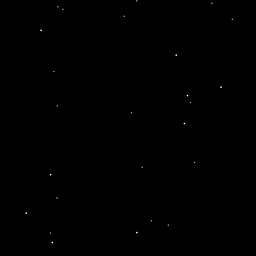
#> input picture actual-simulations/circles_drawn25.png, 256 x 256 px, shrunk from 1000 x 1000 before the run
$ python LFI_recon-updated-downsamplehologram.py
#> lines starting #> are read from the running program, lines starting #| are printed output that depends on the picture
""" A few functions for doing basic single-depth LFI reconstruction.

Based on the algorithm described in the paper:
    Haeffele, Stahl, Vanmeerbeeck, Vidal. "Efficient reconstruction of
    holographic lens-free images by sparse phase recovery." MICCAI.
    pp. 109-117. Springer, Cham, 2017.

    Apr 13, 2020

Modified by DT9 Beep Boop Team to add additional functions."""


import numpy as np
from scipy.fftpack import fft2, ifft2
import cv2
import matplotlib.pyplot as plt
from skimage import transform as skt


def WAS_xfer(z, wave_len, img_size, pixel_dim):
    """Function to return the WAS transfer function at a given depth z.

    This function returns the coefficients of the transfer function in the
    Fourier domain for a fft of a given size.

    Args:
        z - The distance to apply the transfer function over.
        wave_len - The wavelength of the light.
        img_size - The dimensions of the transfer function to return.
        pixel_dim - A scalar describing the dimenion of the pixel. (Pixels are
        assumed to be square.).

    Returns:
        T_out - The transfer function coefficients (in Fourier domain).
    """

    n,m = img_size[0:2]
    sx  = wave_len / (pixel_dim * m)
    sy  = wave_len / (pixel_dim * n)
    iy, ix = np.ogrid[0:1+n//2,0:1+m//2]
    x   = (sx * ix)**2
    y   = (sy * iy)**2
    del ix,iy
    # calculate 1 quadrant
    Kj_Z   = z * 2.0j * np.pi / wave_len
    tmp    = np.exp(Kj_Z * np.sqrt(1.0 - x - y))
    # and mirror
    tmp    = np.concatenate((tmp[:,:-1],tmp[:,:0:-1]),axis=1)
    # and copy
    T_out = np.zeros((n,m),dtype='complex128')

    T_out[:n//2,:] = tmp[  :-1,:]
    T_out[n//2:,:] = tmp[:0:-1,:]

    return T_out

def SPR_recon(H, z, lam=1.0, wave_len=637e-9, pixel_dim=1.12e-6, num_iter=10):
    """ Function to run the sparse phase recovery reconstruction algorithm at 1 depth.

    Solves a problem of the form:
        min_{X, mu, W} 0.5*|H.*W - mu - conv2(X,T)|_F^2 + lam*|X|_1 s.t. abs(W[i,j])==1

    Args:
        H - The input hologram images.
        z - The focal depth to reconstruct at.
        lam - The weight of the sparse regularization constant.
        wave_len - The wavelength of the illumination light.
        pixel_dim - The dimension of the image sensor pixels.
        num_iter - The number of iterations of the algorithm to run.

    Returns:
        X - The (complex valued) reconstructed image
        X_ll - The loss-less reconstructed image. (I.e., X_ll, plus the
        background term and phase term) can be used to perfectly recover the
        hologram.
        mu - The background constant.
        W - The estimated phase of the hologram.
    """

    #Get the transfer function
    T = WAS_xfer(z, wave_len, H.shape, pixel_dim)

    X = np.zeros(H.shape, dtype = 'complex128')
    W = np.ones_like(X)
    mu = np.zeros(1, dtype = 'complex128')

    #First get the hologram back projected to the image plane.
    TdHw = ifft2(np.conj(T)*fft2(H*W))

    #Now run the main loop
    for i in range(num_iter):

        #Estimate the background term
        mu = np.mean(TdHw-X)/np.conj(T[0,0])

        #Estiamte the phase of the hologram
        W = ifft2(T*fft2(X))
        W = W+mu
        W = W/np.abs(W+1e-16)

        #Update the back projection of the hologram (+phase) to the focal plane
        TdHw = ifft2(np.conj(T)*fft2(H*W))

        #Update the reconstructed image
        X_ll = TdHw-mu*np.conj(T[0,0])
        X = X_ll/(np.abs(X_ll)+1e-16)*np.maximum(np.abs(X_ll)-lam,0)

    return X, X_ll, mu, W

def createImage(I,z,pixsize):
    """Import ground truth image and return array containing hologram and reconstruction.

    This function returns arrays representing the images of the hologram and reconstruction
    for plotting ease given an input image at a specific distance from the image sensor.

    Args:
        I - The input ground truth image.
        z - The focal depth to reconstruct at.
        pixsize - The dimension of the image sensor pixels.

    Returns:
        H - The simulated hologram for the input image.
        H_recon - The absolute value of the reconstructed image.
    """

    #I[I==255] = np.exp(np.pi*1.0j)
    I[I>1] = np.exp(np.pi*1.0j)

    #Make the hologram by projecting to the image plane
    T = WAS_xfer(z, 405e-9, I.shape, pixsize)
    H = np.abs(ifft2(T*fft2(I)))

    #Scale the hologram to the range [0,16]
    H = H-np.min(H)
    H = 16*H/np.max(H)
    H = (H-np.min(H))/(np.max(H)-np.min(H));

    #Now do the reconstruction; reconstruction has the background illumination (mu) subtracted out
    X, X_ll, mu, W = SPR_recon(H, z, wave_len=405e-9, pixel_dim=pixsize)
    H_recon = np.abs(X)
    H_recon = (H_recon-np.min(H_recon))/(np.max(H_recon)-np.min(H_recon));

    # DOWNSAMPLING ! ------------------------------------------------------------------------------

    # create 1x downsampled image (1 um/pixel)
    Idown = skt.downscale_local_mean(H, (2,2))/1
    #Idown = cv2.resize(Idown, dsize=(1000,1000), interpolation=cv2.INTER_NEAREST)
    Idown = (Idown-np.min(Idown))/(np.max(Idown)-np.min(Idown));
    Xdown, X_lldown, mudown, Wdown = SPR_recon(Idown, z, wave_len=405e-9, pixel_dim=pixsize*2)
    Idown_recon = np.abs(Xdown)
    Idown_recon = (Idown_recon-np.min(Idown_recon))/(np.max(Idown_recon)-np.min(Idown_recon));

    # create 2x downsampled image (2 um/pixel)
    Idown2 = skt.downscale_local_mean(H, (4,4))/1
    #Idown2 = cv2.resize(Idown2, dsize=(1000,1000), interpolation=cv2.INTER_NEAREST)
    Idown2 = (Idown2-np.min(Idown2))/(np.max(Idown2)-np.min(Idown2));
    Xdown2, X_lldown2, mudown2, Wdown2 = SPR_recon(Idown2, z, wave_len=405e-9, pixel_dim=pixsize*4)
    Idown2_recon = np.abs(Xdown2)
    Idown2_recon = (Idown2_recon-np.min(Idown2_recon))/(np.max(Idown2_recon)-np.min(Idown2_recon));

    return H, H_recon, Idown, Idown_recon, Idown2, Idown2_recon

def compareRecon(im1, im2):
    """Compare image intensity values between two images.

    Prints maximum value in each respective image and in the difference between the two images.
    Plots the difference between the two images.

    Args:
        im1 - First image.
        im2 - Second image.

    Returns:

    """

    print(np.max(im1), np.max(im2))
    print(np.max(np.abs(im1-im2)))

    #plt.figure()
    #plt.title('Comparing Reconstructions')
    #plt.imshow(np.abs(im1-im2), cmap='gray');


if __name__ == '__main__':

    # original image (0.5 um/pixel)
    I = cv2.imread('circles_drawn25.png',cv2.IMREAD_GRAYSCALE)
#> I is the input picture: shape (256, 256); min 0, max 255, mean 1.1
    I = I/1

    # sample over varying distances
    z_range = np.linspace(500e-6, 8000e-6, num=16)

    for z in z_range:
        plt.figure(figsize=(10,12))
        plt.suptitle('%4.0fum Focal Depth' % (z*10e5))

        # get hologram and reconstruction arrays from algorithm
        I_hol, I_recon, Idown_hol, Idown_recon, Idown2_hol, Idown2_recon = createImage(I,z,0.5e-6)

        # plot hologram and reconstruction of data
        plt.subplot(3,2,1)
        plt.imshow(I_hol, cmap='gray')
        plt.title('Hologram (0.5 um/pixel)')
        plt.colorbar()
        plt.subplot(3,2,2)
        plt.imshow(I_recon, cmap='gist_earth')
        plt.title('Reconstruction (0.5 um/pixel)')
        plt.colorbar()

        # plot hologram and reconstruction of downsampled data
        plt.subplot(3,2,3)
        plt.imshow(Idown_hol, cmap='gray')
        plt.title('Downsampled (2,2) Hologram (1 um/pixel)')
        plt.colorbar()
        plt.subplot(3,2,4)
        plt.imshow(Idown_recon, cmap='gist_earth')
        plt.title('Downsampled (2,2) Reconstruction (1 um/pixel)')
        plt.colorbar()

        # plot hologram and reconstruction of downsampled data
        plt.subplot(3,2,5)
        plt.imshow(Idown2_hol, cmap='gray')
        plt.title('Downsampled (4,4) Hologram (2 um/pixel)')
        plt.colorbar()
        plt.subplot(3,2,6)
        plt.imshow(Idown2_recon, cmap='gist_earth')
        plt.title('Downsampled (4,4) Reconstruction (2 um/pixel)')
        plt.colorbar()

        # save figure
        plt.savefig('output-images/25-particles/output-focaldepth_%04.0fmicrons.png' % (z*10e5))

        # compare reconstruction intensities
        #compareRecon(I_recon, Idown_recon)

        print('done')
#> this loop made 16 passes
#> pass 1, in createImage, `H = np.abs(ifft2(T*fft2(I)))`:
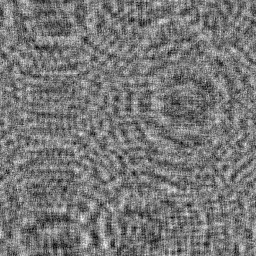
#> H: shape (256, 256) float64; min 0.602, max 1.44, mean 0.993; drawn with min black and max white
#> pass 1, in createImage, `H = H-np.min(H)`:
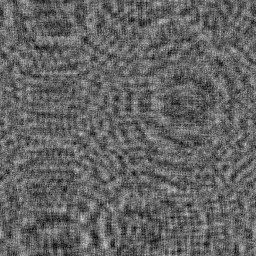
#> H: shape (256, 256) float64; min 0, max 0.836, mean 0.391
#> after the loop:
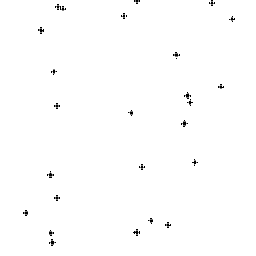
#> I: shape (256, 256) float64; min -1, max 1, mean 0.988; drawn with min black and max white

    #plt.show()


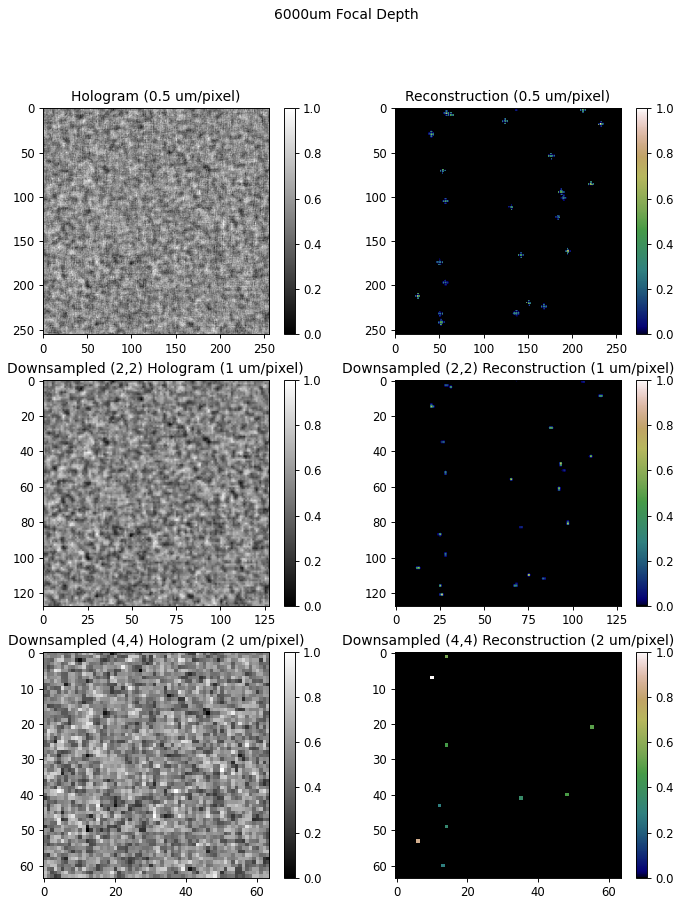
#> figure drawn by matplotlib, 12 panels
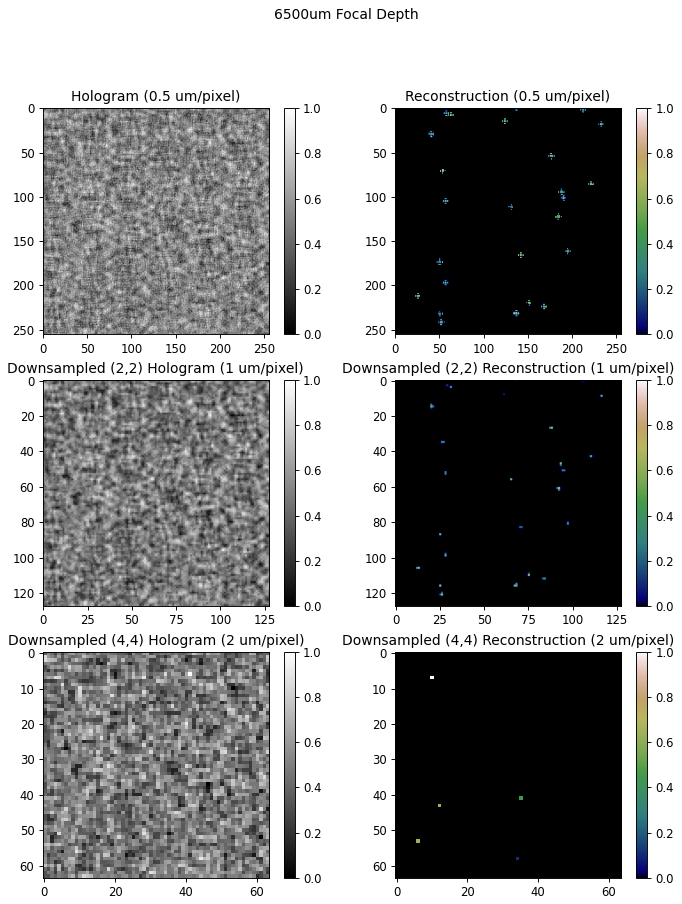
#> figure drawn by matplotlib, 12 panels
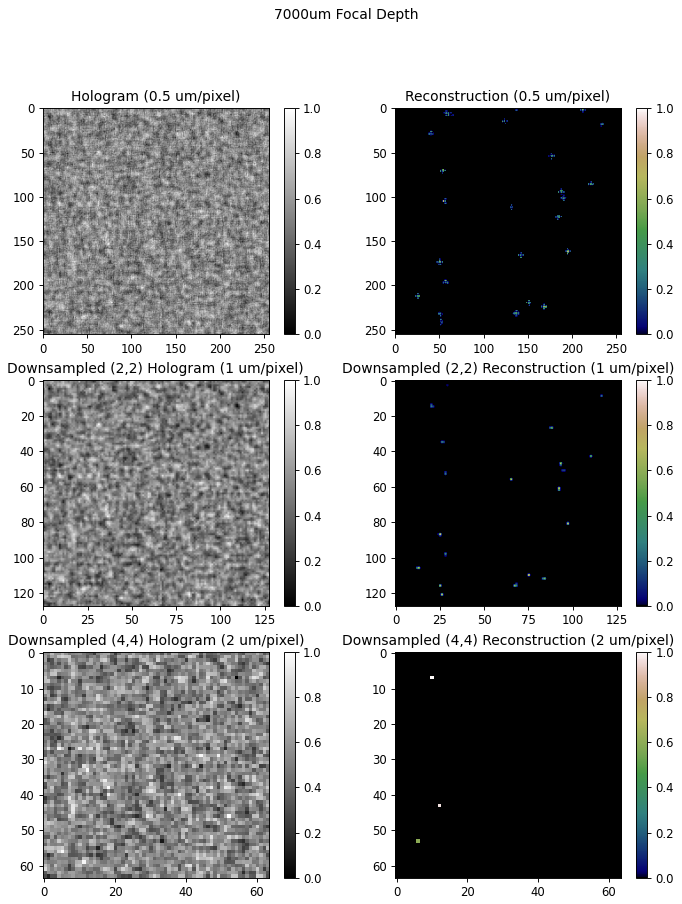
#> figure drawn by matplotlib, 12 panels
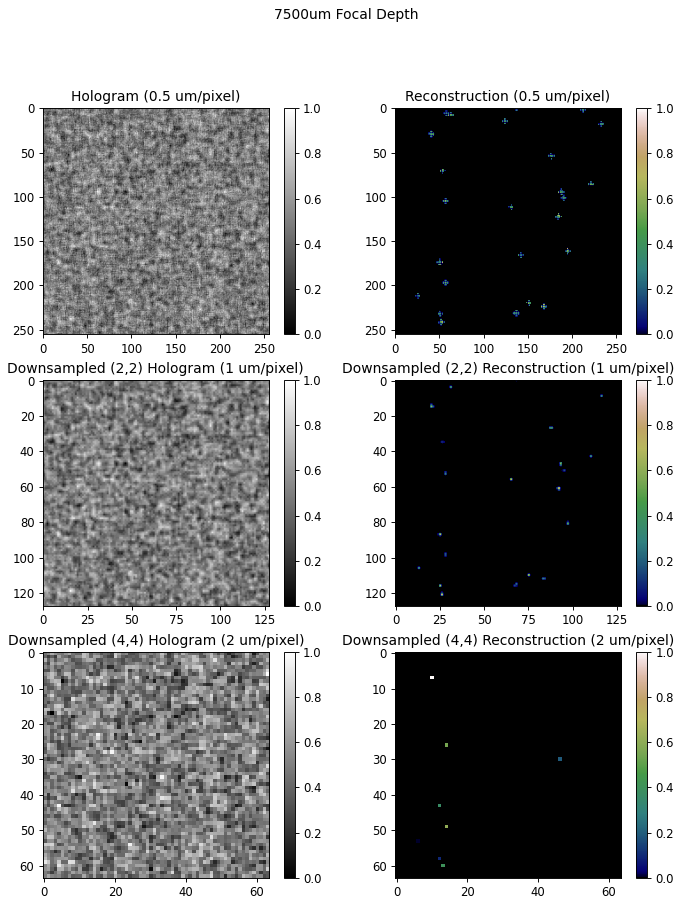
#> figure drawn by matplotlib, 12 panels
